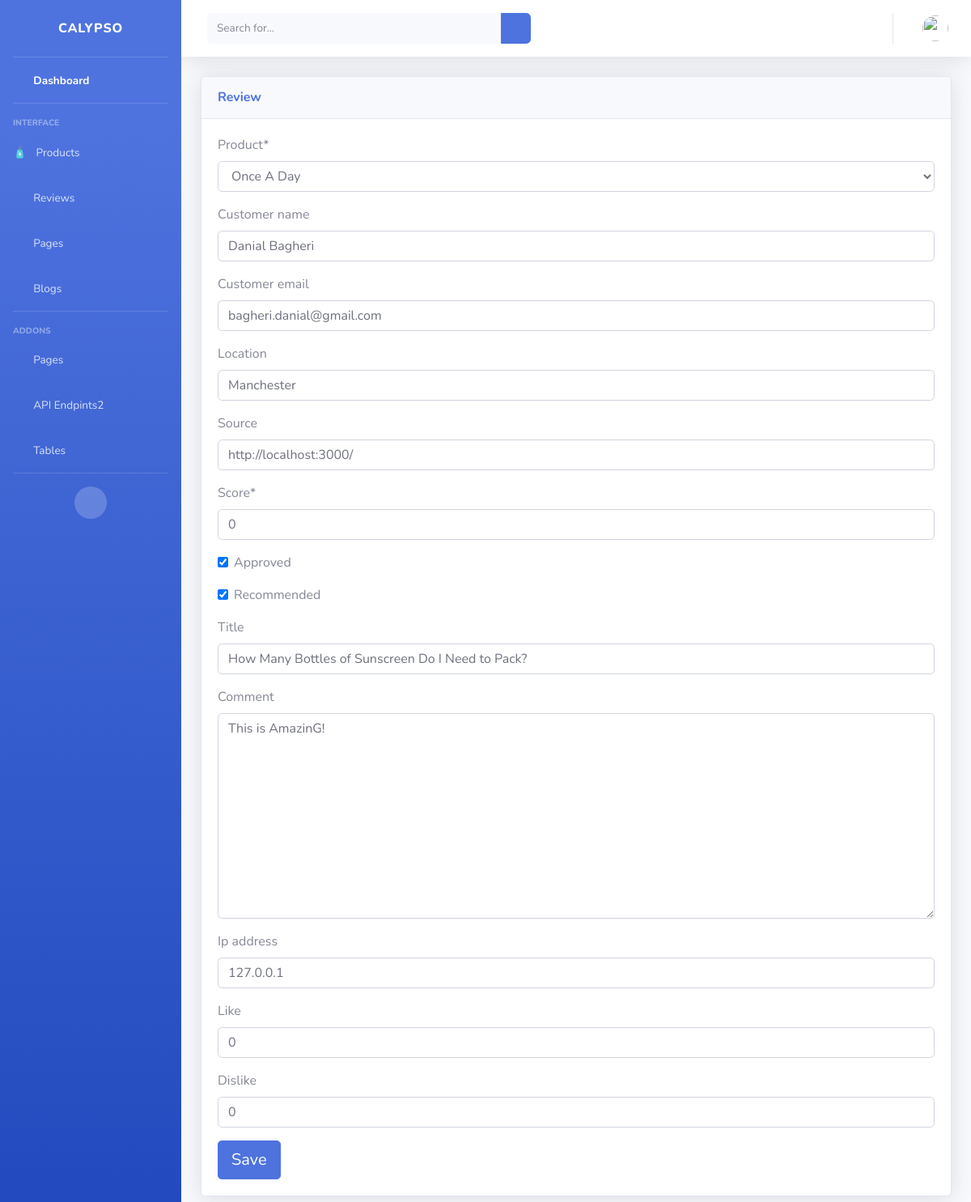
/dashboard/reviews/11/ (signed in), run on the app's committed database.
### review/models.py (models this page shows, shortened)
class Review(models.Model):
    product = models.ForeignKey(
        Product, null=True, on_delete=models.SET_NULL)
    user = models.ForeignKey(User, verbose_name="user",
                             blank=True, null=True, on_delete=models.SET_NULL)
    customer_name = models.CharField(max_length=200, blank=True, null=True)
    customer_email = models.EmailField(max_length=254, blank=True, null=True)
    location = models.CharField(max_length=200, blank=True, null=True)
    source = models.CharField(max_length=200, blank=True, null=True)
    score = models.PositiveIntegerField()
    approved = models.BooleanField(default=False)
    recommended = models.BooleanField(default=False)
    title = models.CharField(max_length=200, blank=True, null=True)
    comment = models.TextField(blank=True)
    ip_address = models.GenericIPAddressField(blank=True, null=True)
    date_created = models.DateTimeField(auto_now_add=True)
    like = models.PositiveIntegerField(default=0, blank=True, null=True)
    dislike = models.PositiveIntegerField(default=0, blank=True, null=True)
    reply = models.ManyToManyField(
        Reply, related_name="review", verbose_name="Replies", blank=True)
    class Meta:
        ordering = ("-date_created",)

### dashboard/views.py (the view)
# urls.py: path('reviews/<int:pk>/', ReviewEditView.as_view(),
class ReviewEditView(StaffRequiredMixin, UpdateView):
    model = Review
    template_name = 'dashboard/reviews/edit.html'
    form_class = ReviewForm
    success_url = reverse_lazy('dashboard:reviews')

### dashboard/forms.py
class ReviewForm(forms.ModelForm):
    class Meta:
        model = Review
        fields = "__all__"
        exclude = ['reply', 'user']

### dashboard/views.py (called while the page is built)
    def test_func(self):
        return self.request.user.is_staff

### product/models.py (called while the page is built)
    def __str__(self):
        return self.name

### templates/dashboard/reviews/edit.html (shortened to what this page needs)
{% extends "dashboard/admin-base.html" %} {% load static %}
{% load crispy_forms_tags %}
{% block content %}
<div class="container-fluid">
  <div class="card shadow mb-4">
    <div class="card-header py-3">
      <h6 class="m-0 font-weight-bold text-primary">Review</h6>
    </div>
    <div class="card-body">
      <div class="table-responsive">
        <form method="POST">
          {{ form| crispy}}
          <button type="submit" class="btn btn-lg btn-primary">Save</button>
        </form>
      </div>
    </div>
  </div>
</div>
{% endblock %}

### data on the page
Review: product "Once A Day", customer_name "Danial Bagheri", customer_email "bagheri.danial@gmail.com", location "Manchester", source "http://localhost:3000/", score "0", approved "☑", recommended "☑", title "How Many Bottles of Sunscreen Do I Need to Pack?", comment "This is AmazinG!", ip_address "127.0.0.1", like "0", dislike "0"
